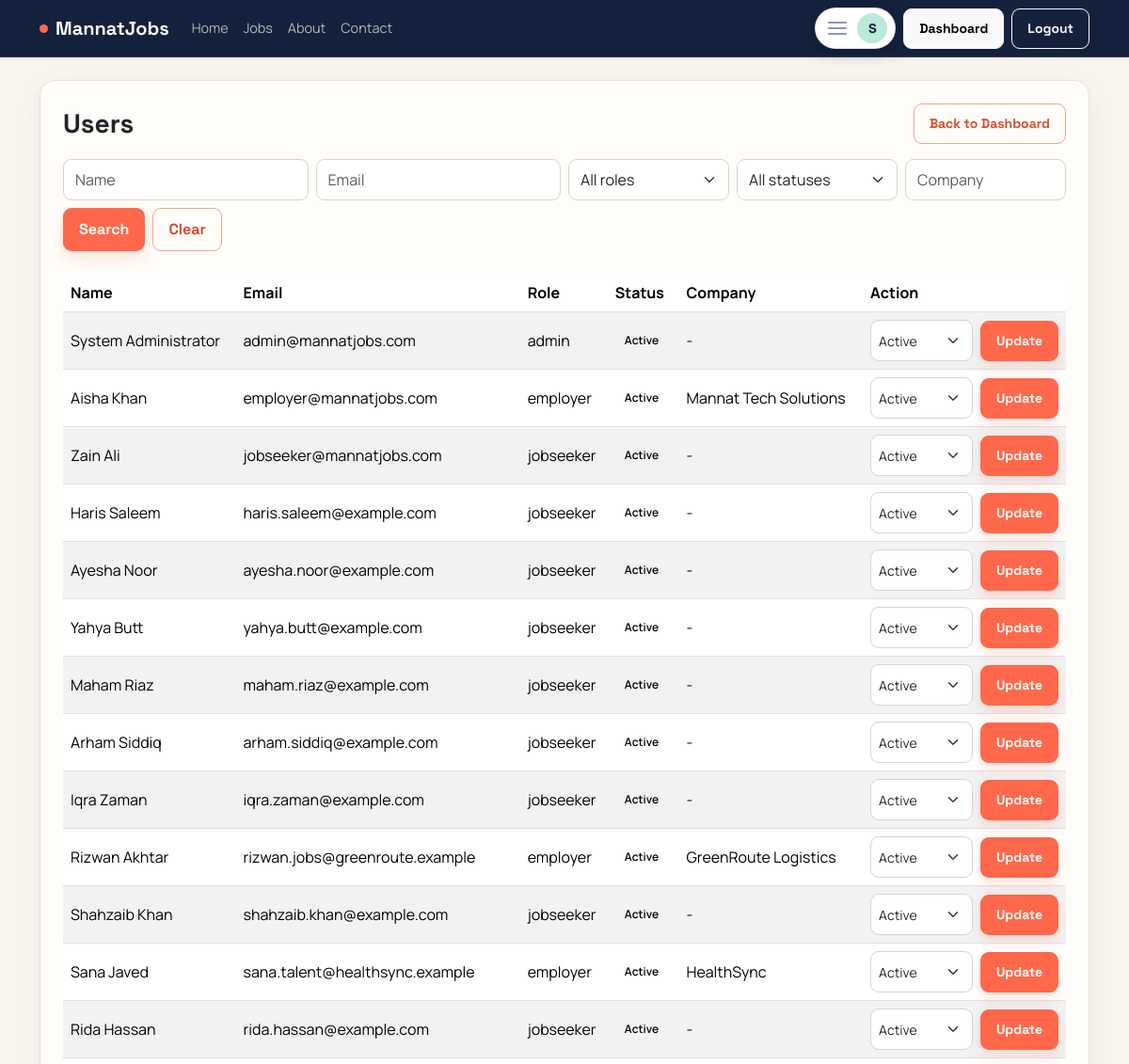
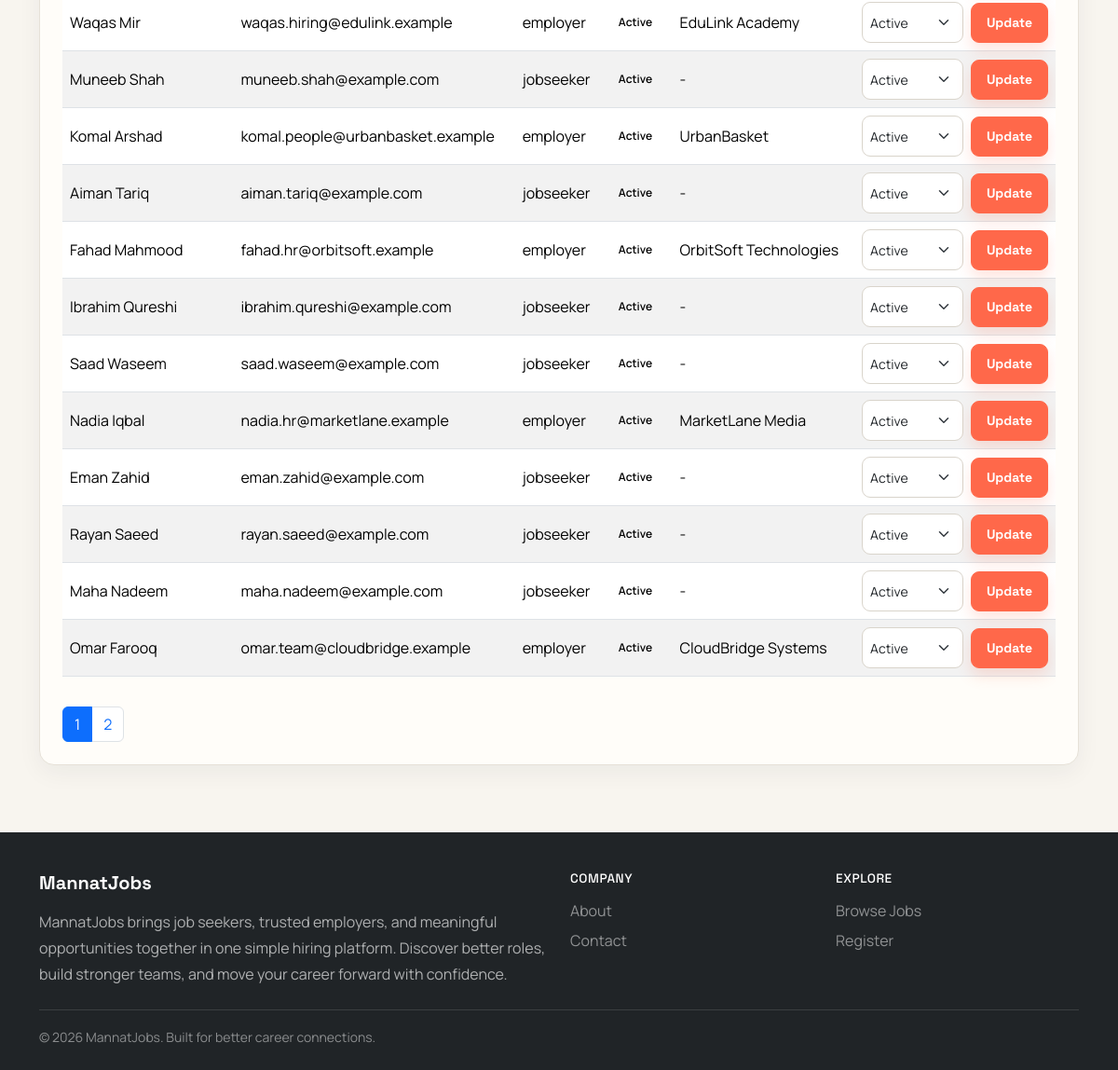
The page /admin/users.php (signed in) on the database its author committed (2 pictures, top to bottom).
### tables this page shows
CREATE TABLE users (
    id INT UNSIGNED AUTO_INCREMENT PRIMARY KEY,
    name VARCHAR(150) NOT NULL,
    email VARCHAR(180) NOT NULL UNIQUE,
    password VARCHAR(255) NOT NULL,
    role ENUM('jobseeker', 'employer', 'admin') NOT NULL,
    phone VARCHAR(30) DEFAULT NULL,
    status ENUM('active', 'blocked', 'pending') NOT NULL DEFAULT 'active',
    created_at TIMESTAMP NOT NULL DEFAULT CURRENT_TIMESTAMP,
    INDEX idx_users_name (name),
    INDEX idx_users_email (email),
    INDEX idx_users_role (role),
    INDEX idx_users_status (status)
);

CREATE TABLE employer_profiles (
    user_id INT UNSIGNED NOT NULL PRIMARY KEY,
    company_name VARCHAR(180) DEFAULT NULL,
    company_logo VARCHAR(255) DEFAULT NULL,
    company_logo_data MEDIUMBLOB DEFAULT NULL,
    company_logo_mime VARCHAR(100) DEFAULT NULL,
    company_website VARCHAR(255) DEFAULT NULL,
    company_description TEXT DEFAULT NULL,
    approved TINYINT(1) NOT NULL DEFAULT 0,
    updated_at TIMESTAMP NOT NULL DEFAULT CURRENT_TIMESTAMP ON UPDATE CURRENT_TIMESTAMP,
    CONSTRAINT fk_employer_user FOREIGN KEY (user_id) REFERENCES users(id) ON DELETE CASCADE
);

### includes/functions.php (called while the page is built, shortened)
<?php
function e($value)
{
    return htmlspecialchars((string)$value, ENT_QUOTES, 'UTF-8');
}
function sanitize($value)
{
    if (is_string($value)) {
        return trim(strip_tags($value));
    }
    return $value;
}
function appBasePath()
{
    static $basePath;
    if ($basePath !== null) {
        return $basePath;
    }
    $documentRoot = realpath($_SERVER['DOCUMENT_ROOT'] ?? '');
    $appRoot = realpath(__DIR__ . '/..');
    $basePath = '';
    if ($documentRoot && $appRoot) {
        $documentRoot = str_replace('\\', '/', rtrim($documentRoot, '\\/'));
        $appRoot = str_replace('\\', '/', $appRoot);
        if (str_starts_with(strtolower($appRoot), strtolower($documentRoot))) {
            $basePath = substr($appRoot, strlen($documentRoot));
        }
    }
    return rtrim($basePath, '/');
}
function url($path = '')
{
    $path = ltrim($path, '/');
    return appBasePath() . ($path === '' ? '/' : '/' . $path);
}
function paginationData($total, $page, $perPage = 25)
{
    $perPage = max(1, (int)$perPage);
    $total = max(0, (int)$total);
    $totalPages = max(1, (int)ceil($total / $perPage));
    $page = min(max(1, (int)$page), $totalPages);
    return [
        'page' => $page,
        'per_page' => $perPage,
        'total' => $total,
        'total_pages' => $totalPages,
        'offset' => ($page - 1) * $perPage,
    ];
}
function paginationUrl($path, $params, $page)
{
    $params['page'] = $page;
    return url($path . '?' . http_build_query(array_filter($params, static function ($value) {
        return $value !== '' && $value !== null;
    })));
}
function paginationPages($pagination)
{
    $pages = [1, $pagination['page'] - 1, $pagination['page'], $pagination['page'] + 1, $pagination['total_pages']];
    $pages = array_filter(array_unique($pages), static function ($page) use ($pagination) {
        return $page >= 1 && $page <= $pagination['total_pages'];
    });
    sort($pages);
    return $pages;
}
function preparedQuery($conn, $sql, $types = '', $params = [])
{
    $stmt = $conn->prepare($sql);
    if ($types !== '' && $params) {
        $references = [];
        foreach ($params as $key => $value) {
            $references[$key] = &$params[$key];
        }
        array_unshift($references, $types);
        call_user_func_array([$stmt, 'bind_param'], $references);
    }
    if (!$stmt->execute()) {
        return false;
    }
    return $stmt->get_result();
}

### admin/users.php (the view, shortened to what this page needs)
<?php
require_once __DIR__ . '/../includes/db.php';
require_once __DIR__ . '/../includes/functions.php';
$filters = [
    'name' => sanitize($_GET['name'] ?? ''),
    'email' => sanitize($_GET['email'] ?? ''),
    'role' => sanitize($_GET['role'] ?? ''),
    'status_filter' => sanitize($_GET['status_filter'] ?? ''),
    'company' => sanitize($_GET['company'] ?? ''),
];
$where = [];
$types = '';
$params = [];
$whereSql = $where ? ' WHERE ' . implode(' AND ', $where) : '';
$totalRow = preparedQuery($conn, 'SELECT COUNT(*) AS total FROM users u LEFT JOIN employer_profiles ep ON ep.user_id = u.id' . $whereSql, $types, $params)->fetch_assoc();
$pagination = paginationData($totalRow['total'] ?? 0, (int)($_GET['page'] ?? 1));
$listTypes = $types . 'ii';
$listParams = array_merge($params, [$pagination['per_page'], $pagination['offset']]);
$users = preparedQuery($conn, 'SELECT u.*, ep.company_name FROM users u LEFT JOIN employer_profiles ep ON ep.user_id = u.id' . $whereSql . ' ORDER BY u.created_at DESC LIMIT ? OFFSET ?', $listTypes, $listParams);
include __DIR__ . '/../includes/header.php';
?>
<div class="card p-4">
    <div class="d-flex justify-content-between align-items-center mb-3">
        <h3 class="fw-bold mb-0">Users</h3>
        <a href="<?php echo e(url('admin/index.php')); ?>" class="btn btn-outline-primary btn-sm">Back to Dashboard</a>
    </div>
    <form method="GET" class="row g-2 mb-4">
        <div class="col-md-3"><input class="form-control" name="name" placeholder="Name" value="<?php echo e($filters['name']); ?>"></div>
        <div class="col-md-3"><input class="form-control" type="email" name="email" placeholder="Email" value="<?php echo e($filters['email']); ?>"></div>
        <div class="col-md-2"><select class="form-select" name="role"><option value="">All roles</option></select></div>
        <div class="col-md-2"><select class="form-select" name="status_filter"><option value="">All statuses</option></select></div>
        <div class="col-md-2"><input class="form-control" name="company" placeholder="Company" value="<?php echo e($filters['company']); ?>"></div>
        <div class="col-12 d-flex gap-2"><button class="btn btn-primary" type="submit">Search</button><a class="btn btn-outline-primary" href="<?php echo e(url('admin/users.php')); ?>">Clear</a></div>
    </form>
    <div class="table-responsive">
        <table class="table table-striped align-middle">
            <thead>
                <tr>
                    <th>Name</th>
                    <th>Email</th>
                    <th>Role</th>
                    <th>Status</th>
                    <th>Company</th>
                    <th>Action</th>
                </tr>
            </thead>
            <tbody>
                <?php while ($user = $users->fetch_assoc()): ?>
                    <tr>
                        <td><?php echo e($user['name']); ?></td>
                        <td><?php echo e($user['email']); ?></td>
                        <td><?php echo e($user['role']); ?></td>
                        <td><span class="status-pill status-<?php echo e($user['status']); ?>"><?php echo e(ucfirst($user['status'])); ?></span></td>
                        <td><?php echo e($user['company_name'] ?: '-'); ?></td>
                        <td>
                            <form method="POST" action="<?php echo e(url('admin/users.php')); ?>" class="d-flex gap-2 align-items-center">
                                <select class="form-select form-select-sm" name="status">
                                    <option value="active" <?php echo $user['status'] === 'active' ? 'selected' : ''; ?>>Active</option>
                                </select>
                                <button type="submit" class="btn btn-sm btn-primary">Update</button>
                            </form>
                        </td>
                    </tr>
                <?php endwhile; ?>
            </tbody>
        </table>
    </div>
    <?php if ($pagination['total_pages'] > 1): ?><nav class="mt-3" aria-label="Users pages"><ul class="pagination mb-0"><?php foreach (paginationPages($pagination) as $page): ?><li class="page-item <?php echo $page === $pagination['page'] ? 'active' : ''; ?>"><a class="page-link" href="<?php echo e(paginationUrl('admin/users.php', $filters, $page)); ?>"><?php echo $page; ?></a></li><?php endforeach; ?></ul></nav><?php endif; ?>
</div>
<?php include __DIR__ . '/../includes/footer.php'; ?>

### assets/css/style.css (style rules this page uses)
:root { --primary: #ff684a; --primary-dark: #d94a31; --secondary: #14213d; --ink: #172033; --paper: #f8f5ef; --mint: #b9eadb; --muted: #657084; --success: #20866b; --danger: #c94848; --warning: #d28a22; --border: #e6e1d8; --shadow: 0 18px 50px rgba(20, 33, 61, 0.09); }
* { scrollbar-color: #b9b1a5 var(--paper); }
body { font-family: 'Manrope', sans-serif; background: var(--paper); color: var(--ink); min-width: 320px; min-height: 100vh; display: flex; flex-direction: column; }
h1, h2, h3, h4, h5, h6, .navbar-brand, .btn { font-family: 'Space Grotesk', sans-serif; }
h1, h2, h3, h4, h5, h6 { letter-spacing: 0; }
.card, .stat-box, .dashboard-sidebar { border: 1px solid var(--border); border-radius: 16px; box-shadow: 0 8px 26px rgba(20, 33, 61, 0.055); background: #fffdf9; }
.card { transition: box-shadow 180ms ease, transform 180ms ease; }
.status-pill { display: inline-block; padding: 6px 10px; border-radius: 999px; font-size: 0.75rem; font-weight: 600; }
.form-control, .form-select, .form-check-input { border-radius: 9px; border-color: #d9d4cb; min-height: 44px; }
.btn { border-radius: 9px; font-weight: 700; padding: 10px 16px; transition: transform 160ms ease, box-shadow 160ms ease, background 160ms ease; }
.btn-primary { --bs-btn-bg: var(--primary); --bs-btn-border-color: var(--primary); --bs-btn-hover-bg: var(--primary-dark); --bs-btn-hover-border-color: var(--primary-dark); box-shadow: 0 8px 16px rgba(255, 104, 74, 0.18); }
.btn-outline-primary { --bs-btn-color: var(--primary-dark); --bs-btn-border-color: #f0a492; --bs-btn-hover-bg: var(--primary); --bs-btn-hover-border-color: var(--primary); }

### rows shown on the page
users: name "System Administrator", email "admin@mannatjobs.com", role "admin", status "Active", company_name "-"
employer_profiles: user_id.name "Aisha Khan", user_id.email "employer@mannatjobs.com", user_id.role "employer", user_id.status "Active", company_name "Mannat Tech Solutions"
users: name "Zain Ali", email "jobseeker@mannatjobs.com", role "jobseeker", status "Active", company_name "-"
users: name "Haris Saleem", email "haris.saleem@example.com", role "jobseeker", status "Active", company_name "-"
users: name "Ayesha Noor", email "ayesha.noor@example.com", role "jobseeker", status "Active", company_name "-"
users: name "Yahya Butt", email "yahya.butt@example.com", role "jobseeker", status "Active", company_name "-"
users: name "Maham Riaz", email "maham.riaz@example.com", role "jobseeker", status "Active", company_name "-"
users: name "Arham Siddiq", email "arham.siddiq@example.com", role "jobseeker", status "Active", company_name "-"
users: name "Iqra Zaman", email "iqra.zaman@example.com", role "jobseeker", status "Active", company_name "-"
employer_profiles: user_id.name "Rizwan Akhtar", user_id.email "rizwan.jobs@greenroute.example", user_id.role "employer", user_id.status "Active", company_name "GreenRoute Logistics"
users: name "Shahzaib Khan", email "shahzaib.khan@example.com", role "jobseeker", status "Active", company_name "-"
employer_profiles: user_id.name "Sana Javed", user_id.email "sana.talent@healthsync.example", user_id.role "employer", user_id.status "Active", company_name "HealthSync"
users: name "Rida Hassan", email "rida.hassan@example.com", role "jobseeker", status "Active", company_name "-"
employer_profiles: user_id.name "Waqas Mir", user_id.email "waqas.hiring@edulink.example", user_id.role "employer", user_id.status "Active", company_name "EduLink Academy"
users: name "Muneeb Shah", email "muneeb.shah@example.com", role "jobseeker", status "Active", company_name "-"
employer_profiles: user_id.name "Komal Arshad", user_id.email "komal.people@urbanbasket.example", user_id.role "employer", user_id.status "Active", company_name "UrbanBasket"
users: name "Aiman Tariq", email "aiman.tariq@example.com", role "jobseeker", status "Active", company_name "-"
employer_profiles: user_id.name "Fahad Mahmood", user_id.email "fahad.hr@orbitsoft.example", user_id.role "employer", user_id.status "Active", company_name "OrbitSoft Technologies"
users: name "Ibrahim Qureshi", email "ibrahim.qureshi@example.com", role "jobseeker", status "Active", company_name "-"
users: name "Saad Waseem", email "saad.waseem@example.com", role "jobseeker", status "Active", company_name "-"
employer_profiles: user_id.name "Nadia Iqbal", user_id.email "nadia.hr@marketlane.example", user_id.role "employer", user_id.status "Active", company_name "MarketLane Media"
users: name "Eman Zahid", email "eman.zahid@example.com", role "jobseeker", status "Active", company_name "-"
users: name "Rayan Saeed", email "rayan.saeed@example.com", role "jobseeker", status "Active", company_name "-"
users: name "Maha Nadeem", email "maha.nadeem@example.com", role "jobseeker", status "Active", company_name "-"
employer_profiles: user_id.name "Omar Farooq", user_id.email "omar.team@cloudbridge.example", user_id.role "employer", user_id.status "Active", company_name "CloudBridge Systems"

### other values the page prints
userInitial($user) "S"
$page "1"
$page "2"
